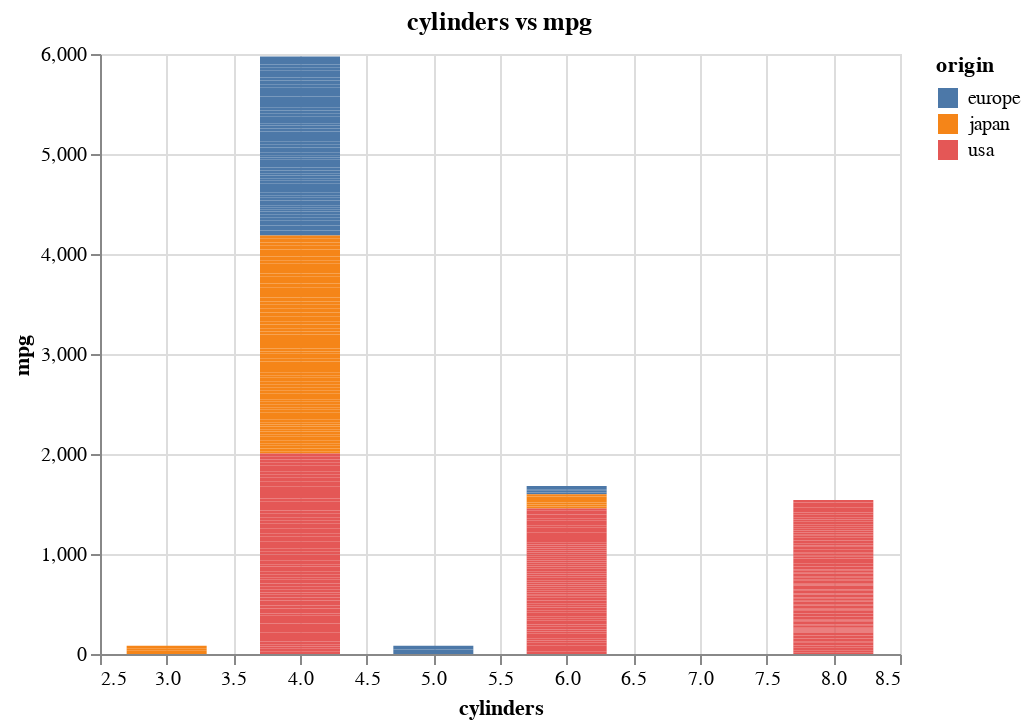

This figure's notebook cell:
### Code cell
plot=alt.Chart(df).mark_bar(size=40).encode(
    alt.X('cylinders'),
    alt.Y('mpg'),
    alt.Color('origin')
)
plot.properties(title='cylinders vs mpg')

### Figure 1 — Vega-Lite specification as saved in the notebook (floating-point values rounded to 4 significant figures; data arrays with more than 128 entries replaced by an {"elided": "..."} marker saying what was removed)
{"config": {"view": {"continuousWidth": 400, "continuousHeight": 300}}, "data": {"name": "data-f1198cc0481ad698d7dc4699e0a3efa7"}, "mark": {"type": "bar", "size": 40}, "encoding": {"color": {"field": "origin", "type": "nominal"}, "x": {"field": "cylinders", "type": "quantitative"}, "y": {"field": "mpg", "type": "quantitative"}}, "title": "cylinders vs mpg", "$schema": "https://vega.github.io/schema/vega-lite/v4.17.0.json", "datasets": {"data-f1198cc0481ad698d7dc4699e0a3efa7": {"elided": "398 records"}}}
